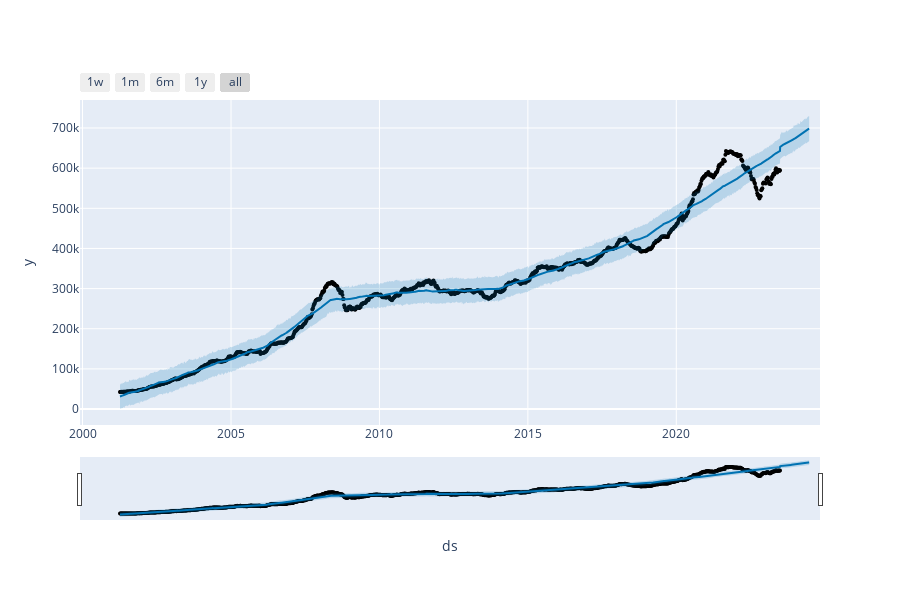

Write notebook code for a chart like this one.
### Code cell
plot_plotly(model ,prediction)

### Figure 1 — Plotly figure (JSON) as saved in the notebook; plotly's stock layout.template omitted (floating-point values rounded to 4 significant figures; data arrays with more than 128 entries replaced by an {"elided": "..."} marker saying what was removed)
{"data": [{"marker": {"color": "black", "size": 4}, "mode": "markers", "name": "Actual", "type": "scatter", "x": {"elided": "1164 str values"}, "y": {"elided": "1164 int values"}}, {"hoverinfo": "skip", "line": {"width": 0}, "mode": "lines", "type": "scatter", "x": {"elided": "1216 str values"}, "y": {"elided": "1216 float values"}}, {"fill": "tonexty", "fillcolor": "rgba(0, 114, 178, 0.2)", "line": {"color": "#0072B2", "width": 2}, "mode": "lines", "name": "Predicted", "type": "scatter", "x": {"elided": "1216 str values"}, "y": {"elided": "1216 float values"}}, {"fill": "tonexty", "fillcolor": "rgba(0, 114, 178, 0.2)", "hoverinfo": "skip", "line": {"width": 0}, "mode": "lines", "type": "scatter", "x": {"elided": "1216 str values"}, "y": {"elided": "1216 float values"}}], "layout": {"height": 600, "showlegend": false, "width": 900, "xaxis": {"rangeselector": {"buttons": [{"count": 7, "label": "1w", "step": "day", "stepmode": "backward"}, {"count": 1, "label": "1m", "step": "month", "stepmode": "backward"}, {"count": 6, "label": "6m", "step": "month", "stepmode": "backward"}, {"count": 1, "label": "1y", "step": "year", "stepmode": "backward"}, {"step": "all"}]}, "rangeslider": {"visible": true}, "title": {"text": "ds"}, "type": "date"}, "yaxis": {"title": {"text": "y"}}}}
